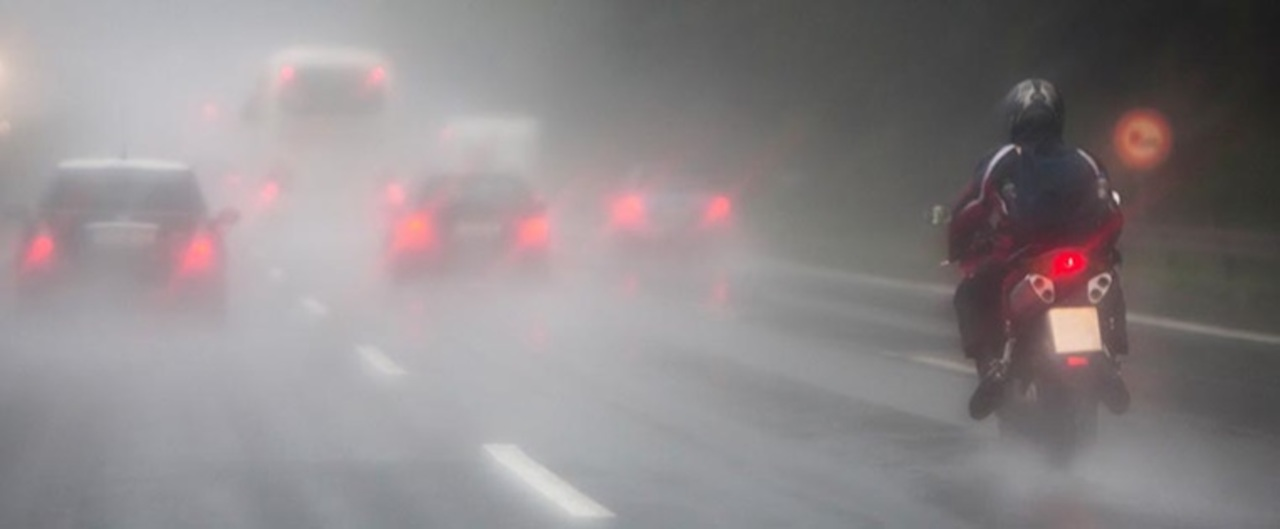
#> input picture dataset/images/foggy-010.jpg, 1280 x 529 px
$ python -i lowlight_enhancement.py   (imports and definitions only)
#> lines starting #> are read from the running program, lines starting #| are printed output that depends on the picture
import cv2
import numpy as np

def enhance_lowlight(image_path, alpha=1.5, beta=30):
    """
    Enhance a low-light image using contrast and brightness adjustment

    Args:
        image_path (str): Path to the input image
        alpha (float): Contrast control (1.0-3.0)
        beta (int): Brightness control (0-100)

    Returns:
        numpy.ndarray: Enhanced image
    """
#> called with image_path = '../dataset/images/foggy-010.jpg', alpha = 1.5, beta = 30
    # Read the image
    img = cv2.imread(image_path)
#> img is the input picture: shape (529, 1280, 3); mean B, G, R 136.3, 134.5, 140.7
    if img is None:
        raise ValueError("Could not read the image")

    # Convert to LAB color space
    lab = cv2.cvtColor(img, cv2.COLOR_BGR2LAB)
#> lab: shape (529, 1280, 3); mean of channels 0, 1, 2 143.5, 130.7, 128.1
    l, a, b = cv2.split(lab)
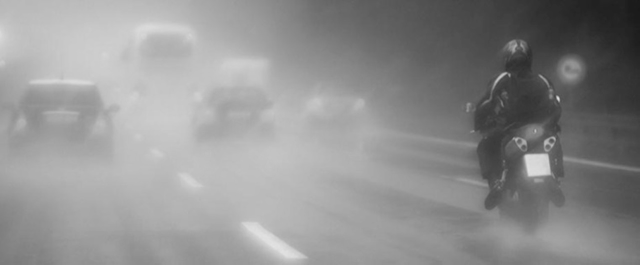
#> l: shape (529, 1280) (shown at 1/2 size); min 25, max 228, mean 143.5
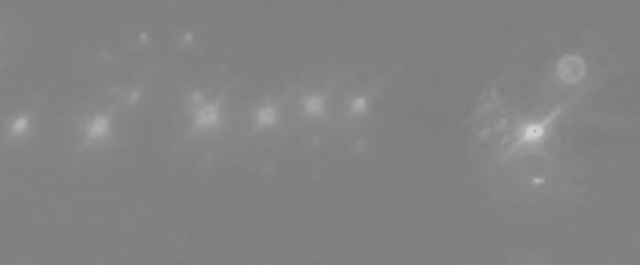
#> a: shape (529, 1280) (shown at 1/2 size); min 124, max 209, mean 130.7

    # Apply CLAHE to L channel
    clahe = cv2.createCLAHE(clipLimit=3.0, tileGridSize=(8,8))
    l = clahe.apply(l)
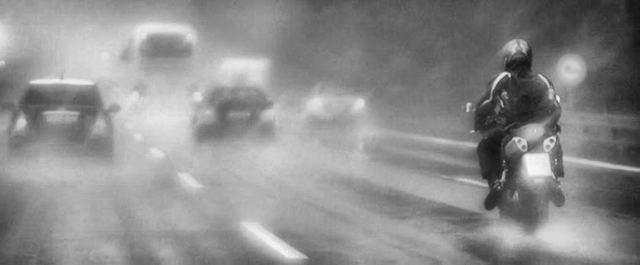
#> l: shape (529, 1280) (shown at 1/2 size); min 17, max 248, mean 141

    # Merge channels
    lab = cv2.merge((l,a,b))
#> lab: shape (529, 1280, 3); mean of channels 0, 1, 2 141, 130.7, 128.1

    # Convert back to BGR
    enhanced = cv2.cvtColor(lab, cv2.COLOR_LAB2BGR)
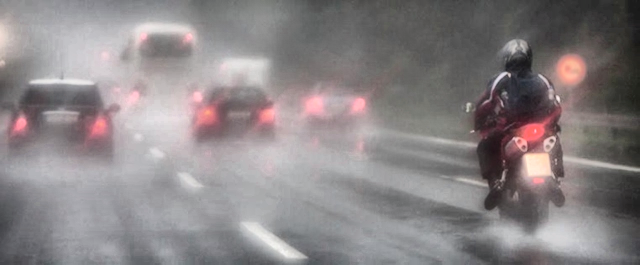
#> enhanced: shape (529, 1280, 3) (shown at 1/2 size); mean B, G, R 133.6, 132.1, 138.1

    # Apply contrast and brightness adjustment
    enhanced = cv2.convertScaleAbs(enhanced, alpha=alpha, beta=beta)
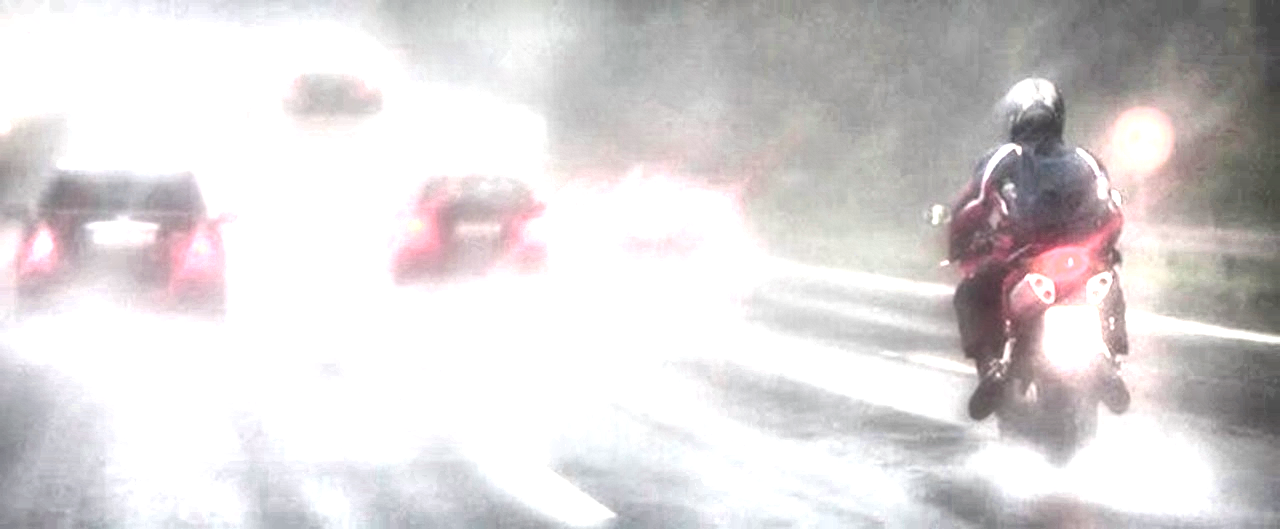
#> enhanced: shape (529, 1280, 3); mean B, G, R 214.6, 213.8, 217.8

    return enhanced

# [12 lines left out: function save_enhanced_image, not called in this run]

>>> result = enhance_lowlight('../dataset/images/foggy-010.jpg')

$ run again, on dataset/images/foggy-076.jpg
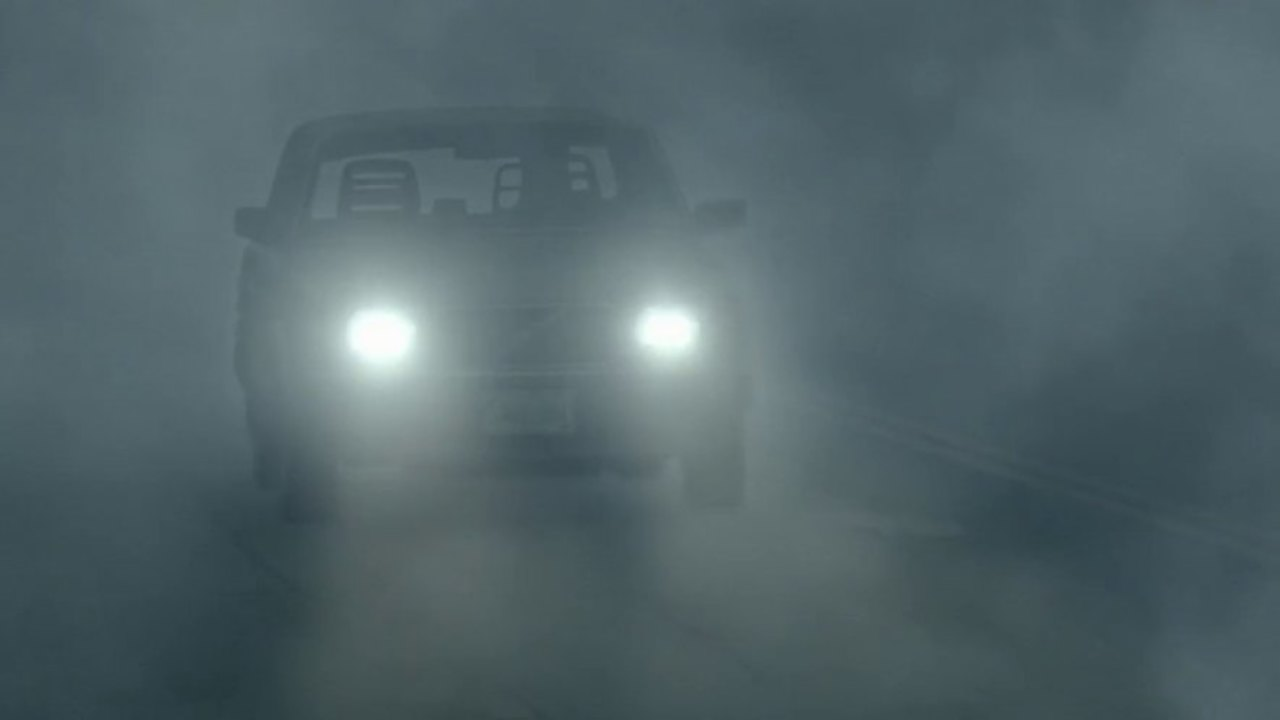
#> input picture dataset/images/foggy-076.jpg, 1280 x 720 px
#> in enhance_lowlight, img is the input picture: shape (720, 1280, 3); mean B, G, R 105.2, 100.4, 82.1
#> in enhance_lowlight, `l = clahe.apply(l)`:
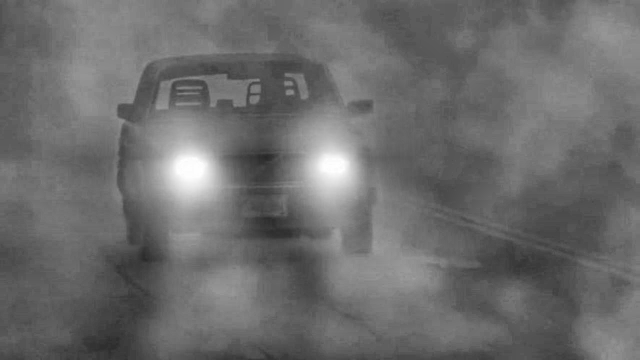
#> l: shape (720, 1280) (shown at 1/2 size); min 38, max 255, mean 108.1
#> in enhance_lowlight, `enhanced = cv2.convertScaleAbs(enhanced, alpha=alpha, beta=beta)`:
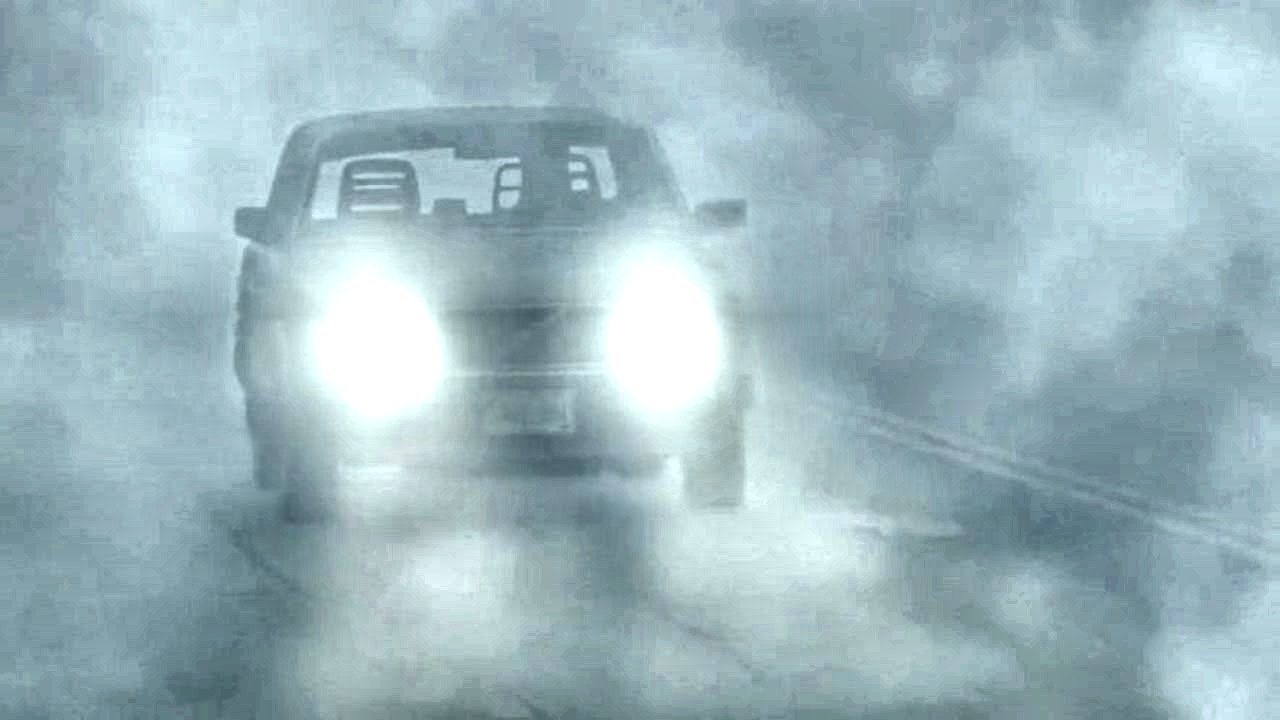
#> enhanced: shape (720, 1280, 3); mean B, G, R 190.4, 183.3, 156.2

$ run again, on dataset/images/foggy-097.jpg
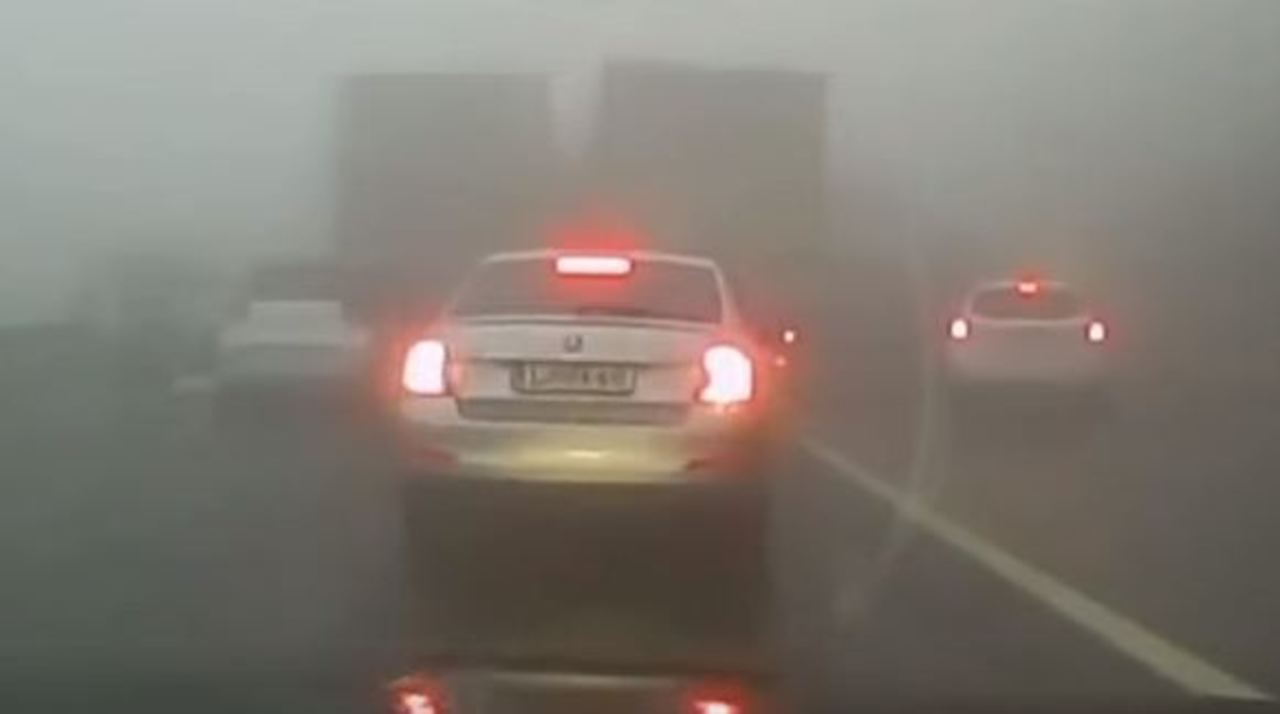
#> input picture dataset/images/foggy-097.jpg, 1280 x 714 px
#> in enhance_lowlight, img is the input picture: shape (714, 1280, 3); mean B, G, R 113.4, 121.5, 128.3
#> in enhance_lowlight, `l, a, b = cv2.split(lab)`:
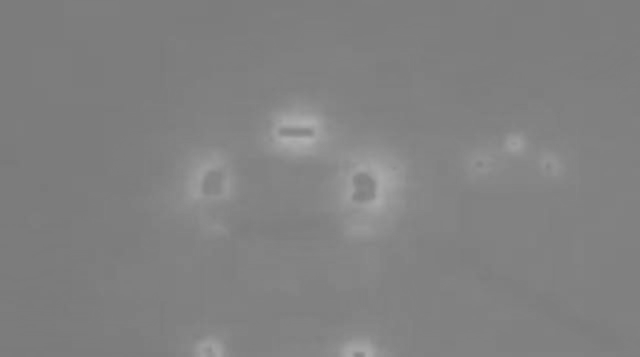
#> a: shape (714, 1280) (shown at 1/2 size); min 120, max 176, mean 129.3
#> in enhance_lowlight, `enhanced = cv2.convertScaleAbs(enhanced, alpha=alpha, beta=beta)`:
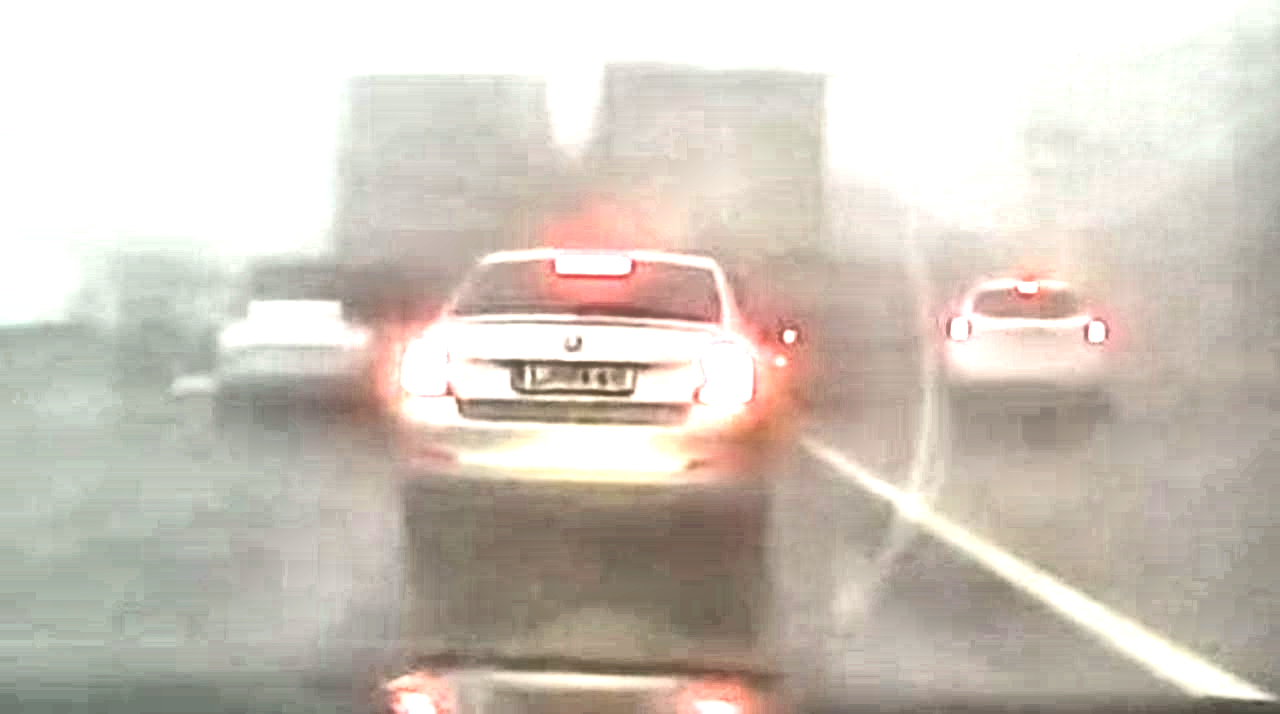
#> enhanced: shape (714, 1280, 3); mean B, G, R 190, 199.6, 208.1
